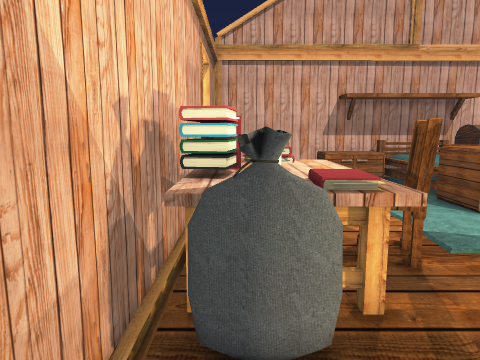
[1] (above)

20 first-person views from a walk through a 3-D level made in the Unity game engine. The camera is 1.4 m above the floor, tilts 8° down and sees 70° across. The floor is counted in squares, 0.5 m on a side. Each view is taken from the middle of a square. On the plan, view 1 faces up. The plan holds only what a view shows up to about 20 squares ahead; the rest is blank. The place goes on beyond the plan. The player is left out. Some animated figures are not drawn. Some surface patterns are stand-ins.

[2]
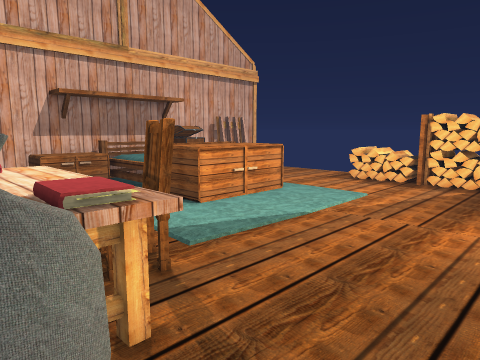

[3]
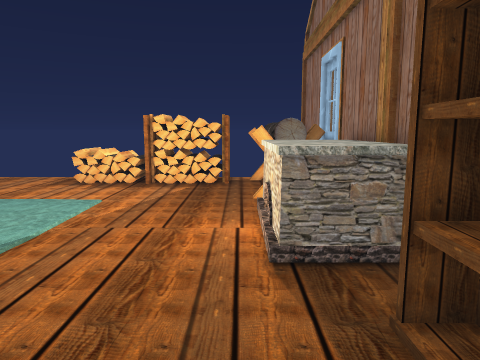

[4]
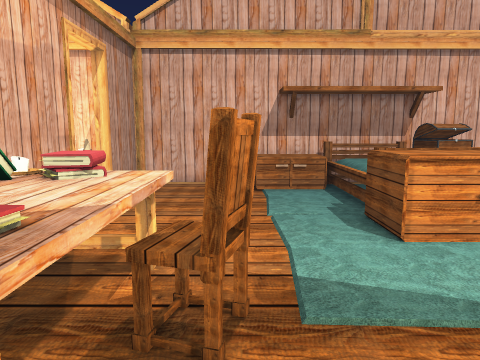

[5]
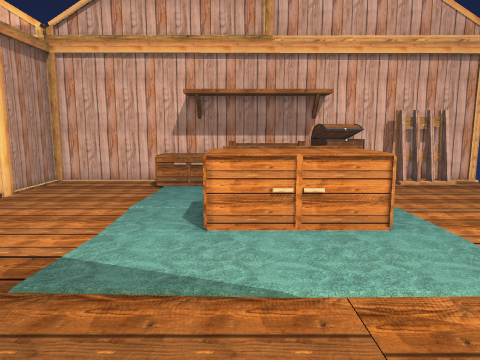

[6]
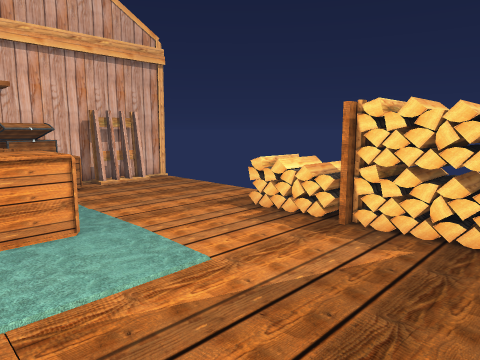

[7]
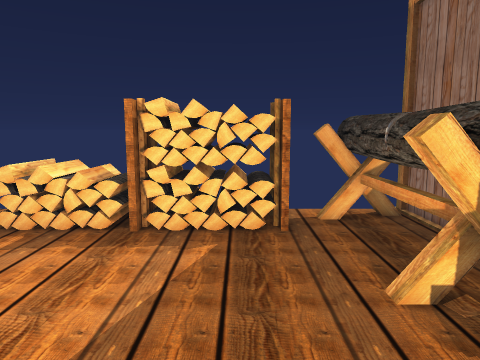

[8]
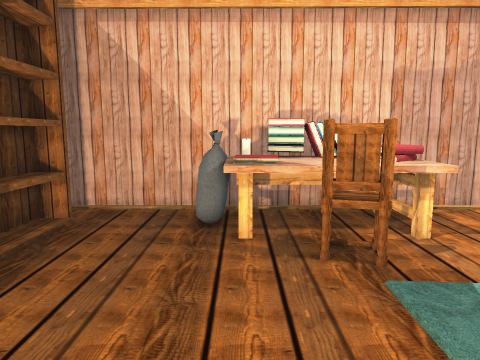

[9]
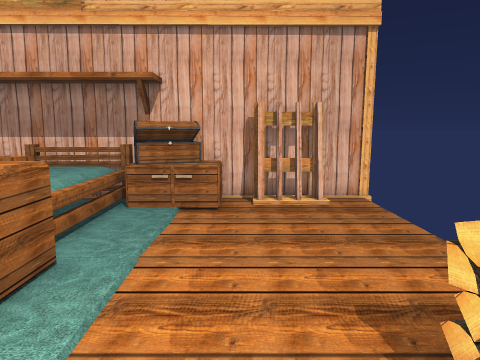

[10]
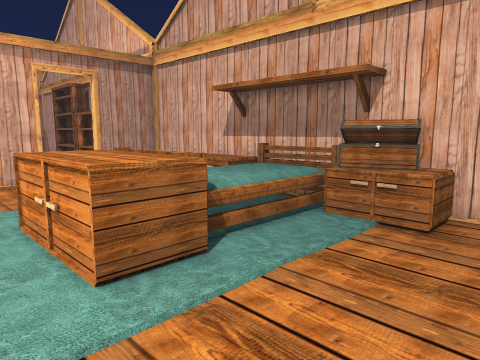

[11]
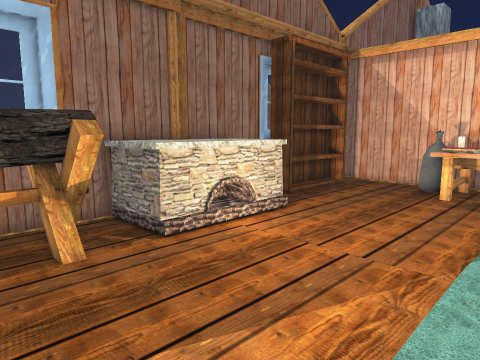

[12]
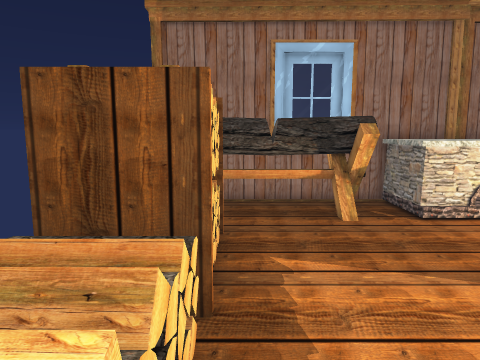

[13]
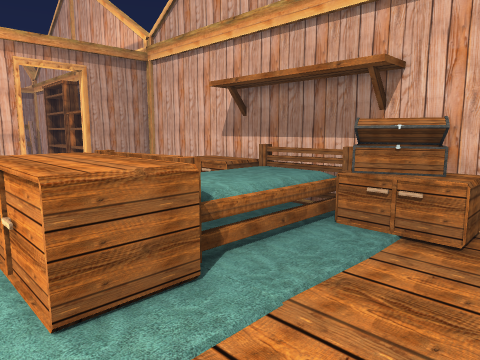

[14]
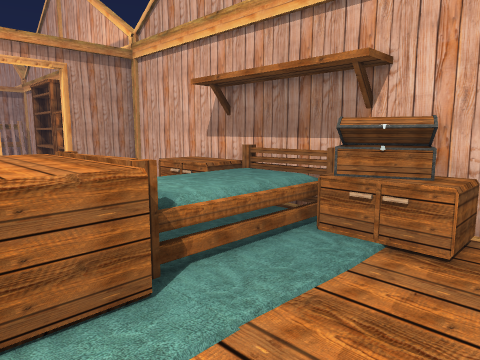

[15]
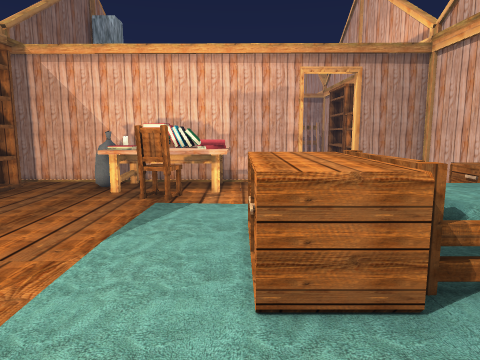

[16]
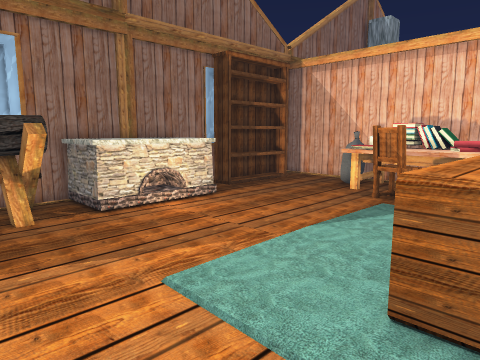

[17]
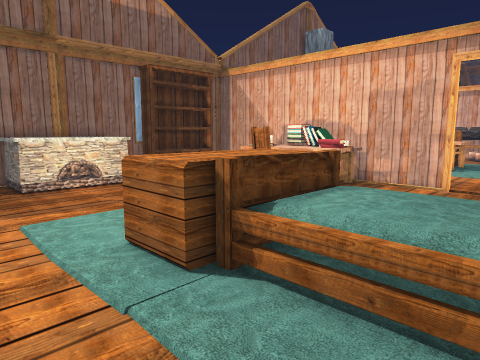

[18]
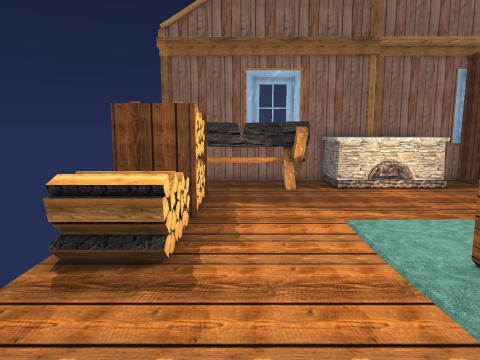

[19]
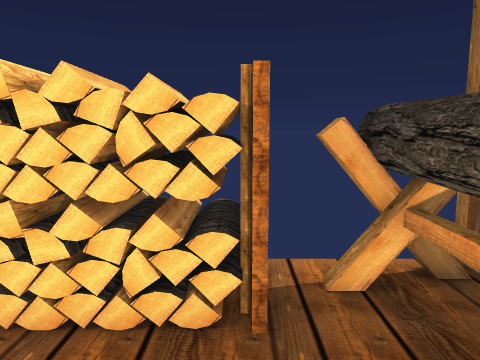

[20]
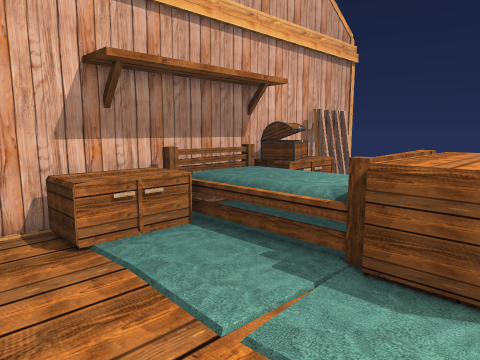

### Floor plan
Points are (right, up) in squares from view 1. A wall is a line through its corners. A room is listed if a view was taken in it or the views show most of it. See-through windows are left out.
Room 1 (views 1, 2, 3, 4, 5, 6, 7, 8, 9, 10, 11, 12, 13, 14, 15, 16, 17, 18, 19, 20)
walls: (-1.6, 14.6) (-1.6, -1.6); (4.8, -2) (15, -2); (0.5, -0.3) (5.6, -0.3) (5.6, -1.5); (22.6, 21.6) (-1.6, 21.6); (-1, 21.4) (-1.6, 21.4) (-1.6, 17.5)
objects: other object (-1, 4) to (4, 10); other object (5, 19) to (8, 21); other object (8, -1) to (13, 1); other object (8, 11) to (13, 14); bed (8, 15) to (13, 21); chest (13, 19) to (15, 21); other object (14, -1) to (22, 1); other object (15, 19) to (16, 21); rack (18, 20) to (20, 21); other object (20, 3) to (22, 3); other object (20, 4) to (22, 6); other object (20, 7) to (22, 7); other object (20, 8) to (22, 11)

Where each view was taken, in squares from view 1:
view 1: 0 up, 0 right, facing up
view 2: 1 up, 0 right, facing up-right
view 3: 2 up, 1 right, facing right
view 4: 3 up, 4 right, facing up
view 5: 2 up, 9 right, facing up
view 6: 2 up, 10 right, facing up-right
view 7: 4 up, 10 right, facing right
view 8: 5 up, 11 right, facing left
view 9: 7 up, 17 right, facing up
view 10: 9 up, 19 right, facing up-left
view 11: 9 up, 18 right, facing down-left
view 12: 12 up, 19 right, facing down
view 13: 10 up, 18 right, facing up-left
view 14: 11 up, 18 right, facing up-left
view 15: 11 up, 18 right, facing left
view 16: 13 up, 18 right, facing down-left
view 17: 19 up, 17 right, facing down-left
view 18: 18 up, 18 right, facing down
view 19: 3 up, 15 right, facing right
view 20: 11 up, 2 right, facing up-right
